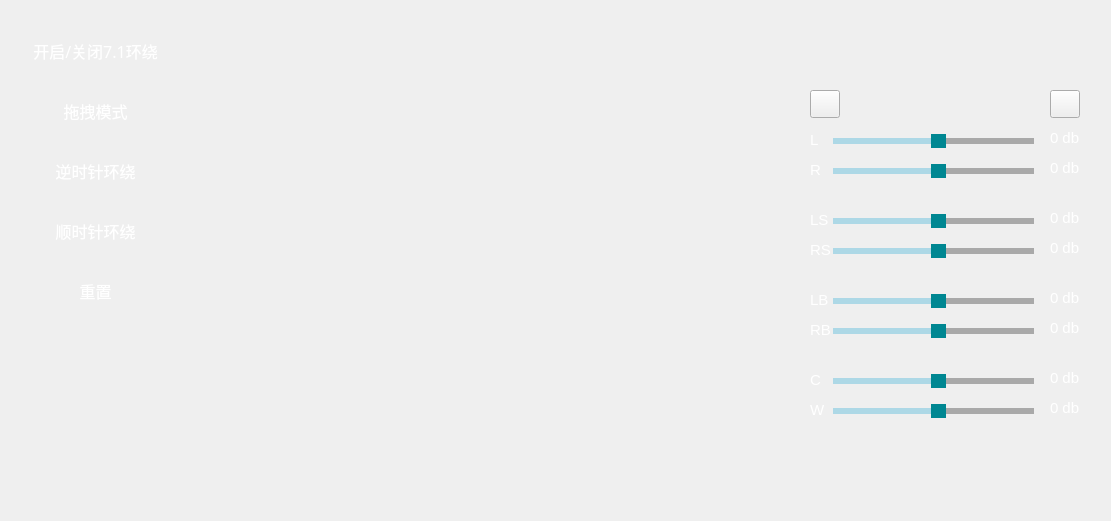
<?xml version="1.0" encoding="UTF-8"?>
<ui version="4.0">
 <class>soundSurround</class>
 <widget class="QDialog" name="soundSurround">
  <property name="geometry">
   <rect>
    <x>0</x>
    <y>0</y>
    <width>1111</width>
    <height>521</height>
   </rect>
  </property>
  <property name="windowTitle">
   <string>Dialog</string>
  </property>
  <widget class="QPushButton" name="switchSoundSurroundButton">
   <property name="geometry">
    <rect>
     <x>0</x>
     <y>20</y>
     <width>191</width>
     <height>61</height>
    </rect>
   </property>
   <property name="font">
    <font>
     <family>Bahnschrift Condensed</family>
     <pointsize>12</pointsize>
    </font>
   </property>
   <property name="styleSheet">
    <string notr="true">
QPushButton{border:0px; color:white;background:transparent;}
QPushButton:hover{background-color:red;}
QPushButton:checked{background-color:red;}</string>
   </property>
   <property name="text">
    <string>开启/关闭7.1环绕</string>
   </property>
   <property name="iconSize">
    <size>
     <width>32</width>
     <height>32</height>
    </size>
   </property>
   <property name="checkable">
    <bool>true</bool>
   </property>
   <property name="checked">
    <bool>false</bool>
   </property>
   <property name="autoRepeat">
    <bool>false</bool>
   </property>
   <property name="autoExclusive">
    <bool>true</bool>
   </property>
   <property name="flat">
    <bool>true</bool>
   </property>
  </widget>
  <widget class="QStackedWidget" name="stackedWidget">
   <property name="geometry">
    <rect>
     <x>190</x>
     <y>30</y>
     <width>591</width>
     <height>471</height>
    </rect>
   </property>
   <widget class="QWidget" name="page"/>
   <widget class="QWidget" name="page_2"/>
  </widget>
  <widget class="QSlider" name="horizontalSliderLeft">
   <property name="geometry">
    <rect>
     <x>833</x>
     <y>130</y>
     <width>201</width>
     <height>22</height>
    </rect>
   </property>
   <property name="styleSheet">
    <string notr="true">QSlider::groove:horizontal {         background: red;         position: absolute; /* absolutely position 4px from the left and right of the widget. setting margins on the widget should work too... */         top: 8px; bottom: 8px;    border-radius: 9px; }     QSlider::handle:horizontal {         width:15px;        border:1px;  background: #008792;         margin: -4px 0; /* expand outside the groove */    border-radius: 15px; }     QSlider::add-page:horizontal {         background: darkgray;     }     QSlider::sub-page:horizontal {         background:lightblue ;     }</string>
   </property>
   <property name="minimum">
    <number>-13</number>
   </property>
   <property name="maximum">
    <number>4</number>
   </property>
   <property name="pageStep">
    <number>2</number>
   </property>
   <property name="value">
    <number>-4</number>
   </property>
   <property name="orientation">
    <enum>Qt::Horizontal</enum>
   </property>
   <property name="tickPosition">
    <enum>QSlider::TicksAbove</enum>
   </property>
  </widget>
  <widget class="QLabel" name="label">
   <property name="geometry">
    <rect>
     <x>810</x>
     <y>130</y>
     <width>21</width>
     <height>20</height>
    </rect>
   </property>
   <property name="font">
    <font>
     <pointsize>11</pointsize>
    </font>
   </property>
   <property name="styleSheet">
    <string notr="true">color: rgb(255, 255, 255);</string>
   </property>
   <property name="text">
    <string>L</string>
   </property>
  </widget>
  <widget class="QSlider" name="horizontalSliderRight">
   <property name="geometry">
    <rect>
     <x>833</x>
     <y>160</y>
     <width>201</width>
     <height>22</height>
    </rect>
   </property>
   <property name="styleSheet">
    <string notr="true">QSlider::groove:horizontal {         background: red;         position: absolute; /* absolutely position 4px from the left and right of the widget. setting margins on the widget should work too... */         top: 8px; bottom: 8px;    border-radius: 9px; }     QSlider::handle:horizontal {         width:15px;        border:1px;  background: #008792;         margin: -4px 0; /* expand outside the groove */    border-radius: 15px; }     QSlider::add-page:horizontal {         background: darkgray;     }     QSlider::sub-page:horizontal {         background:lightblue ;     }</string>
   </property>
   <property name="minimum">
    <number>-13</number>
   </property>
   <property name="maximum">
    <number>4</number>
   </property>
   <property name="pageStep">
    <number>2</number>
   </property>
   <property name="value">
    <number>-4</number>
   </property>
   <property name="orientation">
    <enum>Qt::Horizontal</enum>
   </property>
   <property name="tickPosition">
    <enum>QSlider::TicksAbove</enum>
   </property>
  </widget>
  <widget class="QLabel" name="label_2">
   <property name="geometry">
    <rect>
     <x>810</x>
     <y>160</y>
     <width>21</width>
     <height>20</height>
    </rect>
   </property>
   <property name="font">
    <font>
     <pointsize>11</pointsize>
    </font>
   </property>
   <property name="styleSheet">
    <string notr="true">color: rgb(255, 255, 255);</string>
   </property>
   <property name="text">
    <string>R</string>
   </property>
  </widget>
  <widget class="QSlider" name="horizontalSliderLS">
   <property name="geometry">
    <rect>
     <x>833</x>
     <y>210</y>
     <width>201</width>
     <height>22</height>
    </rect>
   </property>
   <property name="styleSheet">
    <string notr="true">QSlider::groove:horizontal {         background: red;         position: absolute; /* absolutely position 4px from the left and right of the widget. setting margins on the widget should work too... */         top: 8px; bottom: 8px;    border-radius: 9px; }     QSlider::handle:horizontal {         width:15px;        border:1px;  background: #008792;         margin: -4px 0; /* expand outside the groove */    border-radius: 15px; }     QSlider::add-page:horizontal {         background: darkgray;     }     QSlider::sub-page:horizontal {         background:lightblue ;     }</string>
   </property>
   <property name="minimum">
    <number>-13</number>
   </property>
   <property name="maximum">
    <number>4</number>
   </property>
   <property name="pageStep">
    <number>2</number>
   </property>
   <property name="value">
    <number>-4</number>
   </property>
   <property name="orientation">
    <enum>Qt::Horizontal</enum>
   </property>
   <property name="tickPosition">
    <enum>QSlider::TicksAbove</enum>
   </property>
  </widget>
  <widget class="QLabel" name="label_3">
   <property name="geometry">
    <rect>
     <x>810</x>
     <y>210</y>
     <width>21</width>
     <height>20</height>
    </rect>
   </property>
   <property name="font">
    <font>
     <pointsize>11</pointsize>
    </font>
   </property>
   <property name="styleSheet">
    <string notr="true">color: rgb(255, 255, 255);</string>
   </property>
   <property name="text">
    <string>LS</string>
   </property>
  </widget>
  <widget class="QSlider" name="horizontalSliderRS">
   <property name="geometry">
    <rect>
     <x>833</x>
     <y>240</y>
     <width>201</width>
     <height>22</height>
    </rect>
   </property>
   <property name="styleSheet">
    <string notr="true">QSlider::groove:horizontal {         background: red;         position: absolute; /* absolutely position 4px from the left and right of the widget. setting margins on the widget should work too... */         top: 8px; bottom: 8px;    border-radius: 9px; }     QSlider::handle:horizontal {         width:15px;        border:1px;  background: #008792;         margin: -4px 0; /* expand outside the groove */    border-radius: 15px; }     QSlider::add-page:horizontal {         background: darkgray;     }     QSlider::sub-page:horizontal {         background:lightblue ;     }</string>
   </property>
   <property name="minimum">
    <number>-13</number>
   </property>
   <property name="maximum">
    <number>4</number>
   </property>
   <property name="pageStep">
    <number>2</number>
   </property>
   <property name="value">
    <number>-4</number>
   </property>
   <property name="orientation">
    <enum>Qt::Horizontal</enum>
   </property>
   <property name="tickPosition">
    <enum>QSlider::TicksAbove</enum>
   </property>
  </widget>
  <widget class="QLabel" name="label_4">
   <property name="geometry">
    <rect>
     <x>810</x>
     <y>240</y>
     <width>21</width>
     <height>20</height>
    </rect>
   </property>
   <property name="font">
    <font>
     <pointsize>11</pointsize>
    </font>
   </property>
   <property name="styleSheet">
    <string notr="true">color: rgb(255, 255, 255);</string>
   </property>
   <property name="text">
    <string>RS</string>
   </property>
  </widget>
  <widget class="QSlider" name="horizontalSliderRB">
   <property name="geometry">
    <rect>
     <x>833</x>
     <y>320</y>
     <width>201</width>
     <height>22</height>
    </rect>
   </property>
   <property name="styleSheet">
    <string notr="true">QSlider::groove:horizontal {         background: red;         position: absolute; /* absolutely position 4px from the left and right of the widget. setting margins on the widget should work too... */         top: 8px; bottom: 8px;    border-radius: 9px; }     QSlider::handle:horizontal {         width:15px;        border:1px;  background: #008792;         margin: -4px 0; /* expand outside the groove */    border-radius: 15px; }     QSlider::add-page:horizontal {         background: darkgray;     }     QSlider::sub-page:horizontal {         background:lightblue ;     }</string>
   </property>
   <property name="minimum">
    <number>-13</number>
   </property>
   <property name="maximum">
    <number>4</number>
   </property>
   <property name="pageStep">
    <number>2</number>
   </property>
   <property name="value">
    <number>-4</number>
   </property>
   <property name="orientation">
    <enum>Qt::Horizontal</enum>
   </property>
   <property name="tickPosition">
    <enum>QSlider::TicksAbove</enum>
   </property>
  </widget>
  <widget class="QLabel" name="label_5">
   <property name="geometry">
    <rect>
     <x>810</x>
     <y>290</y>
     <width>21</width>
     <height>20</height>
    </rect>
   </property>
   <property name="font">
    <font>
     <pointsize>11</pointsize>
    </font>
   </property>
   <property name="styleSheet">
    <string notr="true">color: rgb(255, 255, 255);</string>
   </property>
   <property name="text">
    <string>LB</string>
   </property>
  </widget>
  <widget class="QSlider" name="horizontalSliderLB">
   <property name="geometry">
    <rect>
     <x>833</x>
     <y>290</y>
     <width>201</width>
     <height>22</height>
    </rect>
   </property>
   <property name="styleSheet">
    <string notr="true">QSlider::groove:horizontal {         background: red;         position: absolute; /* absolutely position 4px from the left and right of the widget. setting margins on the widget should work too... */         top: 8px; bottom: 8px;    border-radius: 9px; }     QSlider::handle:horizontal {         width:15px;        border:1px;  background: #008792;         margin: -4px 0; /* expand outside the groove */    border-radius: 15px; }     QSlider::add-page:horizontal {         background: darkgray;     }     QSlider::sub-page:horizontal {         background:lightblue ;     }</string>
   </property>
   <property name="minimum">
    <number>-13</number>
   </property>
   <property name="maximum">
    <number>4</number>
   </property>
   <property name="pageStep">
    <number>2</number>
   </property>
   <property name="value">
    <number>-4</number>
   </property>
   <property name="orientation">
    <enum>Qt::Horizontal</enum>
   </property>
   <property name="tickPosition">
    <enum>QSlider::TicksAbove</enum>
   </property>
  </widget>
  <widget class="QLabel" name="label_6">
   <property name="geometry">
    <rect>
     <x>810</x>
     <y>320</y>
     <width>21</width>
     <height>20</height>
    </rect>
   </property>
   <property name="font">
    <font>
     <pointsize>11</pointsize>
    </font>
   </property>
   <property name="styleSheet">
    <string notr="true">color: rgb(255, 255, 255);</string>
   </property>
   <property name="text">
    <string>RB</string>
   </property>
  </widget>
  <widget class="QSlider" name="horizontalSliderW">
   <property name="geometry">
    <rect>
     <x>833</x>
     <y>400</y>
     <width>201</width>
     <height>22</height>
    </rect>
   </property>
   <property name="styleSheet">
    <string notr="true">QSlider::groove:horizontal {         background: red;         position: absolute; /* absolutely position 4px from the left and right of the widget. setting margins on the widget should work too... */         top: 8px; bottom: 8px;    border-radius: 9px; }     QSlider::handle:horizontal {         width:15px;        border:1px;  background: #008792;         margin: -4px 0; /* expand outside the groove */    border-radius: 15px; }     QSlider::add-page:horizontal {         background: darkgray;     }     QSlider::sub-page:horizontal {         background:lightblue ;     }</string>
   </property>
   <property name="minimum">
    <number>-13</number>
   </property>
   <property name="maximum">
    <number>4</number>
   </property>
   <property name="pageStep">
    <number>2</number>
   </property>
   <property name="value">
    <number>-4</number>
   </property>
   <property name="orientation">
    <enum>Qt::Horizontal</enum>
   </property>
   <property name="tickPosition">
    <enum>QSlider::TicksAbove</enum>
   </property>
  </widget>
  <widget class="QLabel" name="label_7">
   <property name="geometry">
    <rect>
     <x>810</x>
     <y>370</y>
     <width>21</width>
     <height>20</height>
    </rect>
   </property>
   <property name="font">
    <font>
     <pointsize>11</pointsize>
    </font>
   </property>
   <property name="styleSheet">
    <string notr="true">color: rgb(255, 255, 255);</string>
   </property>
   <property name="text">
    <string>C</string>
   </property>
  </widget>
  <widget class="QSlider" name="horizontalSliderCenter">
   <property name="geometry">
    <rect>
     <x>833</x>
     <y>370</y>
     <width>201</width>
     <height>22</height>
    </rect>
   </property>
   <property name="styleSheet">
    <string notr="true">QSlider::groove:horizontal {         background: red;         position: absolute; /* absolutely position 4px from the left and right of the widget. setting margins on the widget should work too... */         top: 8px; bottom: 8px;    border-radius: 9px; }     QSlider::handle:horizontal {         width:15px;        border:1px;  background: #008792;         margin: -4px 0; /* expand outside the groove */    border-radius: 15px; }     QSlider::add-page:horizontal {         background: darkgray;     }     QSlider::sub-page:horizontal {         background:lightblue ;     }</string>
   </property>
   <property name="minimum">
    <number>-13</number>
   </property>
   <property name="maximum">
    <number>4</number>
   </property>
   <property name="pageStep">
    <number>2</number>
   </property>
   <property name="value">
    <number>-4</number>
   </property>
   <property name="orientation">
    <enum>Qt::Horizontal</enum>
   </property>
   <property name="tickPosition">
    <enum>QSlider::TicksAbove</enum>
   </property>
  </widget>
  <widget class="QLabel" name="label_8">
   <property name="geometry">
    <rect>
     <x>810</x>
     <y>400</y>
     <width>21</width>
     <height>20</height>
    </rect>
   </property>
   <property name="font">
    <font>
     <pointsize>11</pointsize>
    </font>
   </property>
   <property name="styleSheet">
    <string notr="true">color: rgb(255, 255, 255);</string>
   </property>
   <property name="text">
    <string>W</string>
   </property>
  </widget>
  <widget class="QLabel" name="label_L">
   <property name="geometry">
    <rect>
     <x>1050</x>
     <y>130</y>
     <width>41</width>
     <height>16</height>
    </rect>
   </property>
   <property name="font">
    <font>
     <pointsize>11</pointsize>
    </font>
   </property>
   <property name="styleSheet">
    <string notr="true">color: rgb(255, 255, 255);</string>
   </property>
   <property name="text">
    <string>0 db</string>
   </property>
  </widget>
  <widget class="QLabel" name="label_R">
   <property name="geometry">
    <rect>
     <x>1050</x>
     <y>160</y>
     <width>41</width>
     <height>16</height>
    </rect>
   </property>
   <property name="font">
    <font>
     <pointsize>11</pointsize>
    </font>
   </property>
   <property name="styleSheet">
    <string notr="true">color: rgb(255, 255, 255);</string>
   </property>
   <property name="text">
    <string>0 db</string>
   </property>
  </widget>
  <widget class="QLabel" name="label_LS">
   <property name="geometry">
    <rect>
     <x>1050</x>
     <y>210</y>
     <width>41</width>
     <height>16</height>
    </rect>
   </property>
   <property name="font">
    <font>
     <pointsize>11</pointsize>
    </font>
   </property>
   <property name="styleSheet">
    <string notr="true">color: rgb(255, 255, 255);</string>
   </property>
   <property name="text">
    <string>0 db</string>
   </property>
  </widget>
  <widget class="QLabel" name="label_RS">
   <property name="geometry">
    <rect>
     <x>1050</x>
     <y>240</y>
     <width>41</width>
     <height>16</height>
    </rect>
   </property>
   <property name="font">
    <font>
     <pointsize>11</pointsize>
    </font>
   </property>
   <property name="styleSheet">
    <string notr="true">color: rgb(255, 255, 255);</string>
   </property>
   <property name="text">
    <string>0 db</string>
   </property>
  </widget>
  <widget class="QLabel" name="label_LB">
   <property name="geometry">
    <rect>
     <x>1050</x>
     <y>290</y>
     <width>41</width>
     <height>16</height>
    </rect>
   </property>
   <property name="font">
    <font>
     <pointsize>11</pointsize>
    </font>
   </property>
   <property name="styleSheet">
    <string notr="true">color: rgb(255, 255, 255);</string>
   </property>
   <property name="text">
    <string>0 db</string>
   </property>
  </widget>
  <widget class="QLabel" name="label_RB">
   <property name="geometry">
    <rect>
     <x>1050</x>
     <y>320</y>
     <width>41</width>
     <height>16</height>
    </rect>
   </property>
   <property name="font">
    <font>
     <pointsize>11</pointsize>
    </font>
   </property>
   <property name="styleSheet">
    <string notr="true">color: rgb(255, 255, 255);</string>
   </property>
   <property name="text">
    <string>0 db</string>
   </property>
  </widget>
  <widget class="QLabel" name="label_C">
   <property name="geometry">
    <rect>
     <x>1050</x>
     <y>370</y>
     <width>41</width>
     <height>16</height>
    </rect>
   </property>
   <property name="font">
    <font>
     <pointsize>11</pointsize>
    </font>
   </property>
   <property name="styleSheet">
    <string notr="true">color: rgb(255, 255, 255);</string>
   </property>
   <property name="text">
    <string>0 db</string>
   </property>
  </widget>
  <widget class="QLabel" name="label_W">
   <property name="geometry">
    <rect>
     <x>1050</x>
     <y>400</y>
     <width>41</width>
     <height>16</height>
    </rect>
   </property>
   <property name="font">
    <font>
     <pointsize>11</pointsize>
    </font>
   </property>
   <property name="styleSheet">
    <string notr="true">color: rgb(255, 255, 255);</string>
   </property>
   <property name="text">
    <string>0 db</string>
   </property>
  </widget>
  <widget class="QPushButton" name="counterClockwiseSurroundButton">
   <property name="enabled">
    <bool>true</bool>
   </property>
   <property name="geometry">
    <rect>
     <x>0</x>
     <y>140</y>
     <width>191</width>
     <height>61</height>
    </rect>
   </property>
   <property name="font">
    <font>
     <family>Bahnschrift Condensed</family>
     <pointsize>12</pointsize>
    </font>
   </property>
   <property name="styleSheet">
    <string notr="true">
QPushButton{border:0px; color:white;background:transparent;}
QPushButton:hover{background-color:red;}
QPushButton:checked{background-color:red;}</string>
   </property>
   <property name="text">
    <string>逆时针环绕</string>
   </property>
   <property name="iconSize">
    <size>
     <width>32</width>
     <height>32</height>
    </size>
   </property>
   <property name="checkable">
    <bool>true</bool>
   </property>
   <property name="checked">
    <bool>false</bool>
   </property>
   <property name="autoRepeat">
    <bool>false</bool>
   </property>
   <property name="autoExclusive">
    <bool>true</bool>
   </property>
   <property name="flat">
    <bool>true</bool>
   </property>
  </widget>
  <widget class="QPushButton" name="clockwiseSurroundButton">
   <property name="enabled">
    <bool>true</bool>
   </property>
   <property name="geometry">
    <rect>
     <x>0</x>
     <y>200</y>
     <width>191</width>
     <height>61</height>
    </rect>
   </property>
   <property name="font">
    <font>
     <family>Bahnschrift Condensed</family>
     <pointsize>12</pointsize>
    </font>
   </property>
   <property name="styleSheet">
    <string notr="true">
QPushButton{border:0px; color:white;background:transparent;}
QPushButton:hover{background-color:red;}
QPushButton:checked{background-color:red;}</string>
   </property>
   <property name="text">
    <string>顺时针环绕</string>
   </property>
   <property name="iconSize">
    <size>
     <width>32</width>
     <height>32</height>
    </size>
   </property>
   <property name="checkable">
    <bool>true</bool>
   </property>
   <property name="checked">
    <bool>false</bool>
   </property>
   <property name="autoRepeat">
    <bool>false</bool>
   </property>
   <property name="autoExclusive">
    <bool>true</bool>
   </property>
   <property name="flat">
    <bool>true</bool>
   </property>
  </widget>
  <widget class="QPushButton" name="resetSurroundButton">
   <property name="enabled">
    <bool>true</bool>
   </property>
   <property name="geometry">
    <rect>
     <x>0</x>
     <y>260</y>
     <width>191</width>
     <height>61</height>
    </rect>
   </property>
   <property name="font">
    <font>
     <family>Bahnschrift Condensed</family>
     <pointsize>12</pointsize>
    </font>
   </property>
   <property name="styleSheet">
    <string notr="true">
QPushButton{border:0px; color:white;background:transparent;}
QPushButton:hover{background-color:red;}
QPushButton:checked{background-color:red;}</string>
   </property>
   <property name="text">
    <string>重置</string>
   </property>
   <property name="iconSize">
    <size>
     <width>32</width>
     <height>32</height>
    </size>
   </property>
   <property name="checkable">
    <bool>true</bool>
   </property>
   <property name="checked">
    <bool>false</bool>
   </property>
   <property name="autoRepeat">
    <bool>false</bool>
   </property>
   <property name="autoExclusive">
    <bool>true</bool>
   </property>
   <property name="flat">
    <bool>true</bool>
   </property>
  </widget>
  <widget class="QPushButton" name="minusButton">
   <property name="geometry">
    <rect>
     <x>810</x>
     <y>90</y>
     <width>30</width>
     <height>28</height>
    </rect>
   </property>
   <property name="text">
    <string/>
   </property>
   <property name="autoRepeat">
    <bool>true</bool>
   </property>
  </widget>
  <widget class="QPushButton" name="increaseButton">
   <property name="geometry">
    <rect>
     <x>1050</x>
     <y>90</y>
     <width>30</width>
     <height>28</height>
    </rect>
   </property>
   <property name="text">
    <string/>
   </property>
   <property name="autoRepeat">
    <bool>true</bool>
   </property>
  </widget>
  <widget class="QLabel" name="speakerPicture">
   <property name="geometry">
    <rect>
     <x>922</x>
     <y>90</y>
     <width>31</width>
     <height>26</height>
    </rect>
   </property>
   <property name="text">
    <string/>
   </property>
  </widget>
  <widget class="QPushButton" name="dragAdjustVolumeButton">
   <property name="enabled">
    <bool>true</bool>
   </property>
   <property name="geometry">
    <rect>
     <x>0</x>
     <y>80</y>
     <width>191</width>
     <height>61</height>
    </rect>
   </property>
   <property name="font">
    <font>
     <family>Bahnschrift Condensed</family>
     <pointsize>12</pointsize>
    </font>
   </property>
   <property name="styleSheet">
    <string notr="true">
QPushButton{border:0px; color:white;background:transparent;}
QPushButton:hover{background-color:red;}
QPushButton:checked{background-color:red;}</string>
   </property>
   <property name="text">
    <string>拖拽模式</string>
   </property>
   <property name="iconSize">
    <size>
     <width>32</width>
     <height>32</height>
    </size>
   </property>
   <property name="checkable">
    <bool>true</bool>
   </property>
   <property name="checked">
    <bool>false</bool>
   </property>
   <property name="autoRepeat">
    <bool>false</bool>
   </property>
   <property name="autoExclusive">
    <bool>true</bool>
   </property>
   <property name="flat">
    <bool>true</bool>
   </property>
  </widget>
 </widget>
 <resources/>
 <connections/>
</ui>
